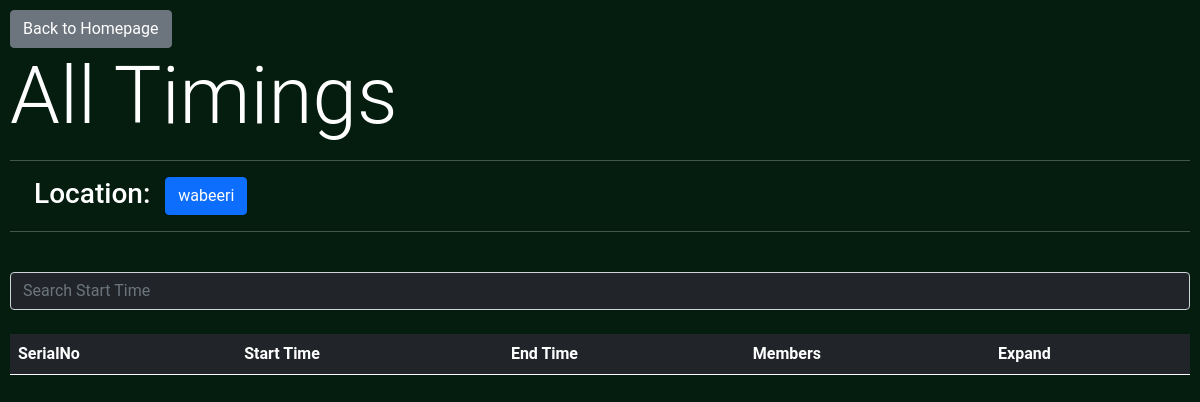
The app's page /admin/viewdata/timings/2 (signed in), older data.
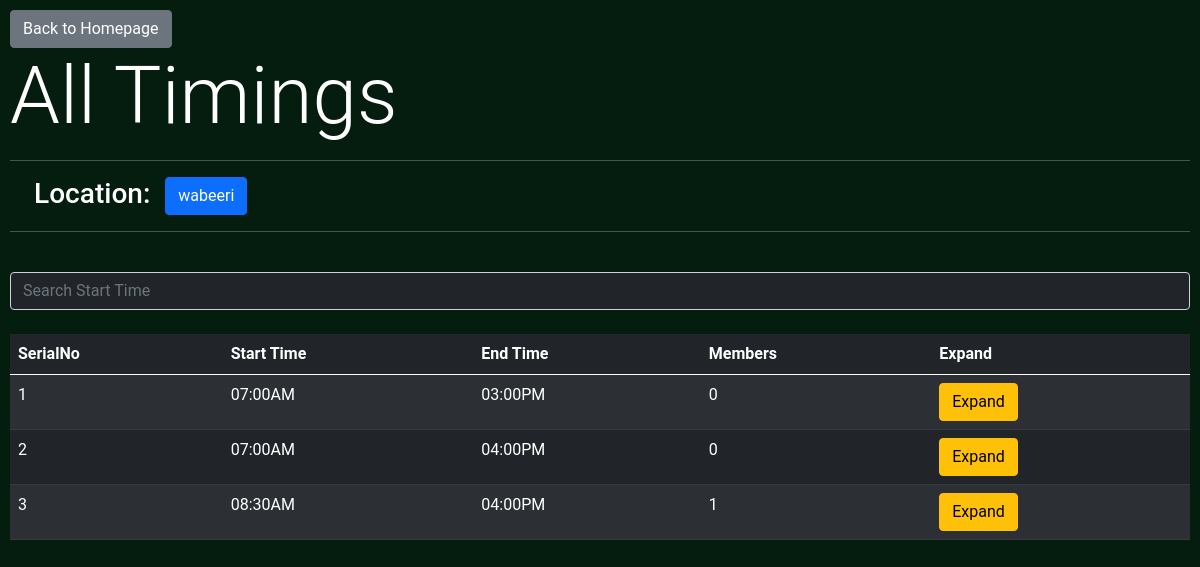
The same page, newer data.
### BusManager/models.py (models this page shows, shortened)
class LocationModel(db.Model):
	id = db.Column(db.Integer, primary_key=True)
	location_name = db.Column(db.String)

class TimingModel(db.Model):
	id = db.Column(db.Integer, primary_key=True)
	start = db.Column(db.String) #08:30AM
	end = db.Column(db.String) #03:40PM

### BusManager/admin/routes.py (the view)
@admin.route('/viewdata/timings/<tid>')
@login_required
def data_timings(tid):
	location = LocationModel.query.filter_by(id=tid).first()
	if(not location): return jsonify({'status':0, 'message':'No Such Location'})
	data = []
	all_timings = TimingModel.query.all()
	for T in all_timings:
		members = 0
		students = [x for x in T.students.all() if x.location[0] == location]
		members += len(students)
		data.append({
			'id': T.id,
			'start': T.start,
			'end': T.end,
			'members': members,
		})
	return render_template('getdata/timings.html', timings=data, title='timings', location=location.location_name, tid=tid)

### BusManager/models.py (called while the page is built)
@login_manager.user_loader
def load_user(user_id):
    return AdminUser.query.get(int(user_id))

### BusManager/templates/getdata/timings.html (shortened to what this page needs)
{% extends 'bs_layout.html' %}
{% block content %}
<a class="btn btn-secondary" href="{{url_for('admin.admin_home')}}">Back to Homepage</a>
<h1 class='display-1'>All Timings</h1>
<hr>
<h3 class="px-4">Location: <span class="btn btn-primary">{{location}}</span></h3>
<hr><br>
<input type="text" id="searchbar" class="form-control text-light bg-dark" placeholder="Search Start Time" onkeyup="tableFilterer(1)"><br>
<table class="table table-striped table-dark" id="tbl">
  <thead>
    <tr>
    <th scope="col">SerialNo</th>
      <th scope="col">Start Time</th>
      <th scope="col">End Time</th>
	  <th scope="col">Members</th>
      <th scope="col">Expand</th>
    </tr>
  </thead>
  <tbody id='tbdy'>
    {% for e in timings %}
       <tr data-id="-1">
       <td>{{loop.index}}</td>
        <td>{{e['start']}}</td>
        <td>{{e['end']}}</td>
        <td>{{e['members']}}</td>
        <td><button class="btn btn-warning" onclick=Expand({{e['id']}})>Expand</button></td>
      </tr>
    {% endfor %}
  </tbody>
</table>
{% endblock content %}

### BusManager/templates/bs_layout.html (shortened to what this page needs)
<!doctype html>
<html lang="en">
  <head>
    <link href="https://cdn.jsdelivr.net/npm/bootstrap@5.0.0-beta1/dist/css/bootstrap.min.css" rel="stylesheet">
<link rel="stylesheet" href="{{url_for('static', filename='main.css')}}">
  </head>
  <body>
	{% block content %}
	{% endblock content %}
  </body>
</html>

### BusManager/static/main.css (style rules this page uses)
body { background-color: rgb(4, 29, 15); color: white; padding: 10px; font-family: 'Roboto', sans-serif; }

Row changes from the older to the newer data that the page shows:
added TimingModel: start "07:00AM", end "03:00PM", members "0"
added TimingModel: start "07:00AM", end "04:00PM", members "0"
added TimingModel: start "08:30AM", end "04:00PM", members "1"
